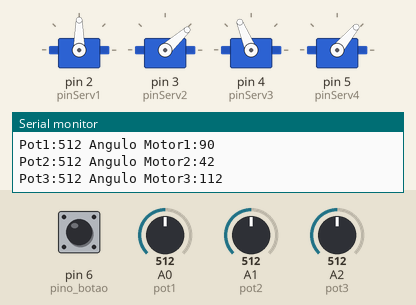
This sketch was run on a simulated Arduino Uno, built with avr-gcc and run on an emulated ATmega328P. On the bench: 4 × servo, the last lines printed to the serial monitor. The test bench sets the inputs (shaded band); at power-on: pin 6 (pino_botao) HIGH, A0 (pot1) = 512, A2 (pot3) = 512, A1 (pot2) = 512.

Above: at 1.2 s.
1.3 s: pin 6 (pino_botao) pulled LOW for 1 s
At 1.63 s:
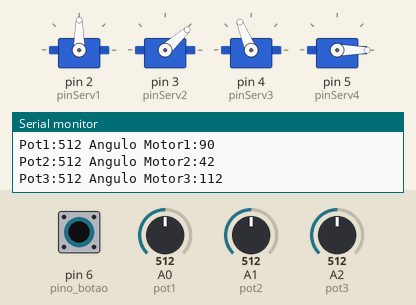
4.3 s: A0 (pot1) set to 716
At 5.5 s:
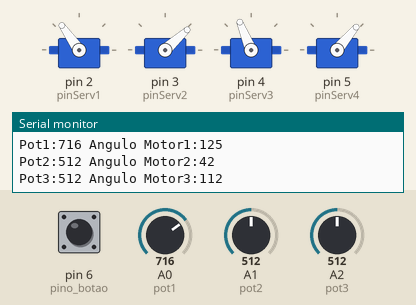
5.8 s: A2 (pot3) set to 716
At 7.0 s:
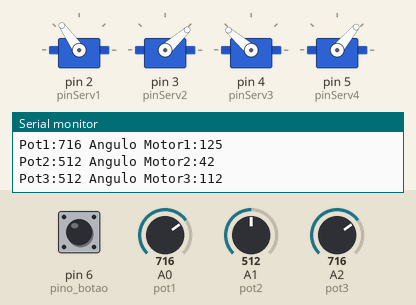
7.3 s: A1 (pot2) set to 306
At 8.5 s:
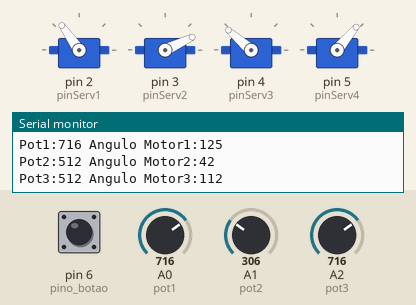
8.8 s: pin 6 (pino_botao) pulled LOW for 0.15 s
At 10.0 s:
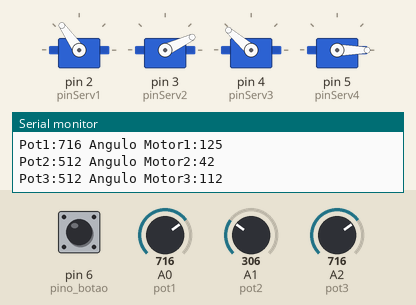
10.4 s: A0 (pot1) set to 900
At 11.7 s:
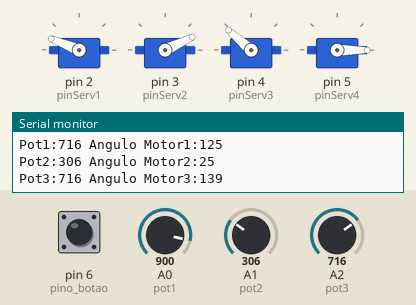
Timing chart, 0 to 12.9 s (numbered marks = the images above; inputs shaded):
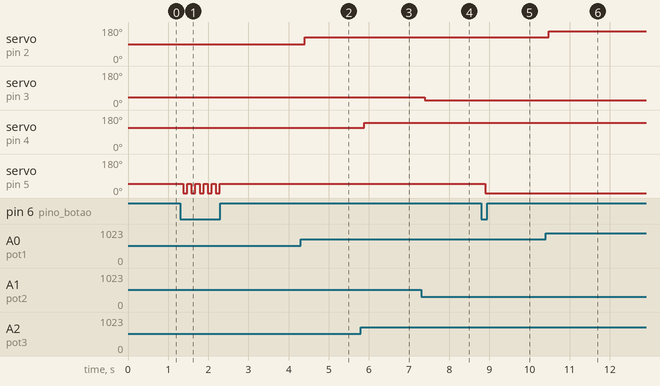

Measured:
- after the input at 1.3 s, servo on pin 5 (pinServ4): alternates 50° for 0.10 s and 0° for 0.10 s, 10 changes in all, then stays 50°, starting after 0.08 s
- after the input at 4.3 s, servo on pin 2 (pinServ1): 90° → 125° after 0.10 s
- after the input at 5.8 s, servo on pin 4 (pinServ3): 112° → 139° after 0.08 s
- after the input at 7.3 s, servo on pin 3 (pinServ2): 42° → 25° after 0.09 s
- after the input at 8.8 s, servo on pin 5 (pinServ4): 50° → 0° after 0.10 s
- after the input at 10.4 s, servo on pin 2 (pinServ1): 125° → 158° after 0.08 s

The sketch:

controle_braco_robotico.ino
```cpp
// inclui bibilioteca do servomotor
#include <Servo.h>

// define pinos dos servos
#define pinServ1 2
#define pinServ2 3
#define pinServ3 4
#define pinServ4 5

// define as portas dos potenciometros
#define pot1 A0
#define pot2 A1
#define pot3 A2
// #define pot4 A3

// nomeia os servos
Servo serv1,serv2,serv3,serv4;

// cria as variavies dos angulos de cada motor
int motor1,motor2,motor3,motor4;
int pino_botao{6};
bool botao_apertado{false};

unsigned long mostradorTimer = 1;
const unsigned long intervaloMostrador = 5000;

void setup() {

  //inicia o monitor serial
  Serial.begin(9600);
  pinMode(pino_botao, INPUT_PULLUP);
  // atribui pinos dos servos
  serv1.attach(pinServ1);
  serv2.attach(pinServ2);
  serv3.attach(pinServ3);
  serv4.attach(pinServ4);
  serv4.write(50);

}

void loop(){

  // leitura dos potenciometros
  motor1 = map(analogRead(pot1),0,1023,0,180);
  motor2 = map(analogRead(pot2),0,1023,0,85);
  motor3 = map(analogRead(pot3),0,1023,45,180);
  // motor4 = map(analogRead(pot4),0,1023,0,43);

  // posicionamento dos potenciometros
  serv1.write(motor1);
  serv2.write(motor2);
  serv3.write(motor3);
  if(!digitalRead(pino_botao))
  {
    botao_apertado = !botao_apertado;
    if(botao_apertado)
    {
      serv4.write(0);
    }
    else
    {
      serv4.write(50);
    }
  }
  // serv4.write(motor4);


  if ((millis() - mostradorTimer) >= intervaloMostrador) {

    // envio para o monitor serial do posicionamentos dos motores
    Serial.println("**********************************************");

    Serial.print("Pot1:");
    Serial.print(analogRead(pot1));
    Serial.print(" Angulo Motor1:");
    Serial.println(motor1);

    Serial.print("Pot2:");
    Serial.print(analogRead(pot2));
    Serial.print(" Angulo Motor2:");
    Serial.println(motor2);

    Serial.print("Pot3:");
    Serial.print(analogRead(pot3));
    Serial.print(" Angulo Motor3:");
    Serial.println(motor3);


    mostradorTimer = millis();
  }

  // tempo de espera para recomeçar
  delay(100);

}
```
